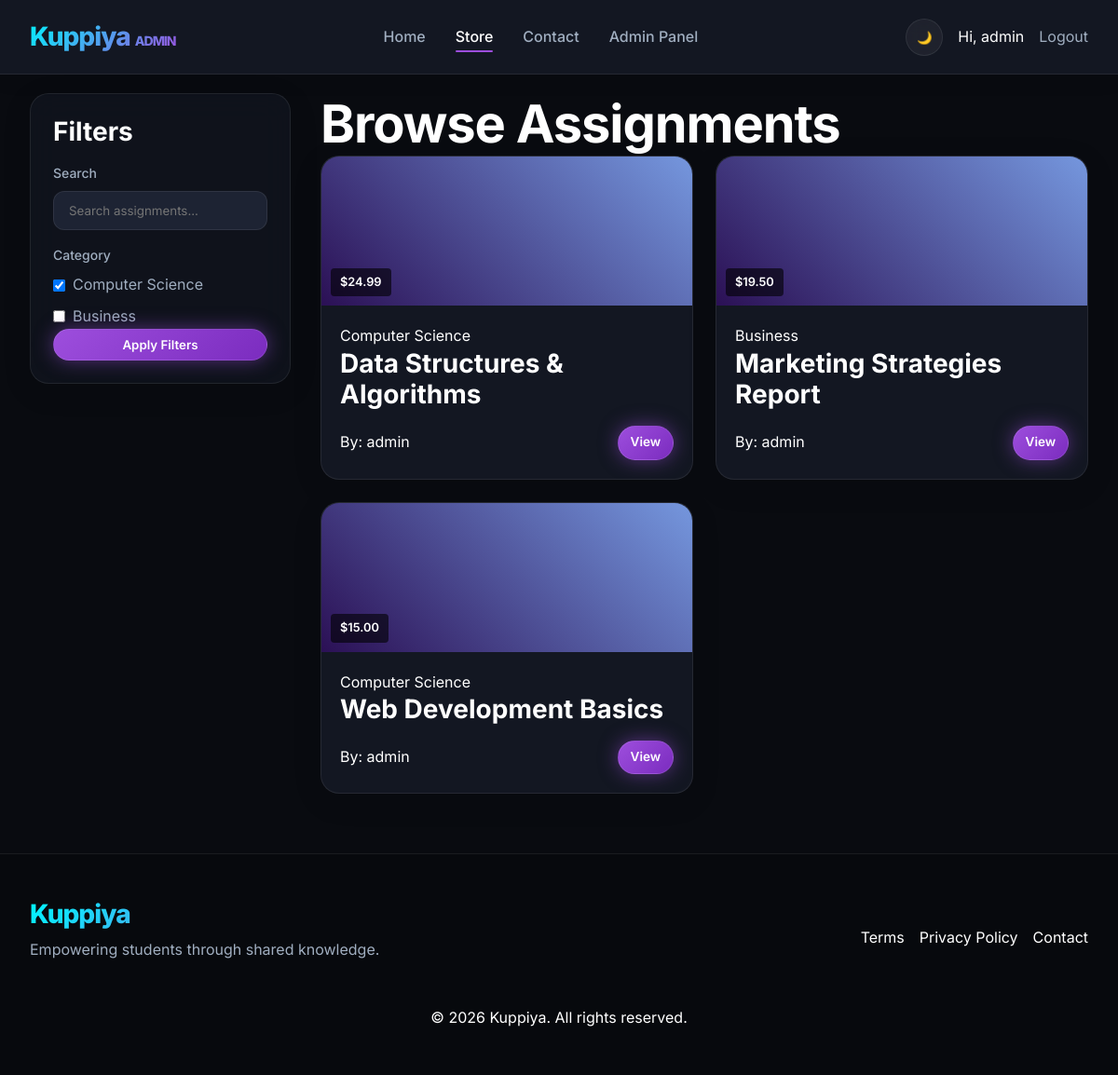
Screenshot of /store.php (signed in) with the database file from the repository.
### tables this page shows
CREATE TABLE IF NOT EXISTS assignments (
    id INT AUTO_INCREMENT PRIMARY KEY,
    title VARCHAR(150) NOT NULL,
    description TEXT,
    category VARCHAR(50),
    price DECIMAL(10, 2) NOT NULL,
    file_path VARCHAR(255) NOT NULL,
    download_password VARCHAR(255) NULL,
    author_id INT,
    created_at TIMESTAMP DEFAULT CURRENT_TIMESTAMP,
    FOREIGN KEY (author_id) REFERENCES users(id) ON DELETE SET NULL
);

CREATE TABLE IF NOT EXISTS users (
    id INT AUTO_INCREMENT PRIMARY KEY,
    username VARCHAR(50) NOT NULL UNIQUE,
    email VARCHAR(100) NOT NULL UNIQUE,
    password_hash VARCHAR(255) NOT NULL,
    role ENUM('admin', 'student') DEFAULT 'student',
    created_at TIMESTAMP DEFAULT CURRENT_TIMESTAMP
);

### store.php (the view)
<?php
require_once 'config.php';
require_once 'includes/header.php';
?>
    <div class="container" style="flex: 1; margin-top: 100px; display: flex; gap: 2rem;">
        <aside class="glass-panel animate-slideUp delay-100" style="width: 280px; padding: 1.5rem; height: fit-content; position: sticky; top: 100px;">
            <h3 class="mb-4 text-xl">Filters</h3>
            <div class="input-group">
                <label class="form-label">Search</label>
                <input type="text" class="form-input" placeholder="Search assignments..." id="search-input">
            </div>
            <div class="mt-4 mb-2 form-label">Category</div>
            <div class="flex flex-col gap-2">
                <label class="flex items-center gap-2 cursor-pointer text-sm text-muted hover:text-main">
                    <input type="checkbox" checked> Computer Science
                </label>
                <label class="flex items-center gap-2 cursor-pointer text-sm text-muted hover:text-main">
                    <input type="checkbox"> Business
                </label>
            </div>
            <button class="btn btn-primary w-full mt-6" style="padding: 0.5rem;">Apply Filters</button>
        </aside>
        <main style="flex: 1;" class="animate-slideUp delay-200">
            <div class="flex justify-between items-center mb-6">
                <h1 class="text-2xl">Browse Assignments</h1>
            </div>
            <div class="grid" style="display: grid; grid-template-columns: repeat(auto-fill, minmax(280px, 1fr)); gap: 1.5rem;">
                <?php
                $stmt = $pdo->query("SELECT a.*, u.username as author_name FROM assignments a LEFT JOIN users u ON a.author_id = u.id");
                while ($row = $stmt->fetch()):
                ?>
                <div class="card hover-lift glass-panel">
                    <div class="card-img" style="height: 160px; background: linear-gradient(45deg, #2b1055, #7597de); position: relative;">
                        <div style="position: absolute; bottom: 10px; left: 10px; background: rgba(0,0,0,0.6); backdrop-filter: blur(4px); padding: 5px 10px; border-radius: 4px; font-size: 0.8rem; font-weight: 600;">$<?= number_format($row['price'], 2) ?></div>
                    </div>
                    <div class="card-content" style="padding: 1.25rem;">
                        <span class="text-xs text-secondary mb-1 block"><?= htmlspecialchars($row['category']) ?></span>
                        <h3 class="mb-2 text-lg"><?= htmlspecialchars($row['title']) ?></h3>
                        <div class="flex justify-between items-center mt-4">
                            <span class="text-xs text-subtle">By: <?= htmlspecialchars($row['author_name'] ?? 'System') ?></span>
                            <a href="assignment.php?id=<?= $row['id'] ?>" class="btn btn-primary" style="padding: 0.4rem 0.8rem; font-size: 0.85rem;">View</a>
                        </div>
                    </div>
                </div>
                <?php endwhile; ?>
            </div>
        </main>
    </div>
<?php require_once 'includes/footer.php'; ?>

### css/index.css (style rules this page uses)
:root { --bg-dark: #090B10; --bg-surface: #131722; --bg-surface-elevated: #1D2333; --bg-glass: rgba(19, 23, 34, 0.65); --primary: #9d4edd; --primary-hover: #7b2cbf; --primary-glow: rgba(157, 78, 221, 0.5); --secondary: #00f5ff; --secondary-glow: rgba(0, 245, 255, 0.4); --text-main: #ffffff; --text-muted: #a0aec0; --text-subtle: #718096; --border: rgba(255, 255, 255, 0.08); --border-glow: rgba(157, 78, 221, 0.3); --space-xs: 0.25rem; --space-sm: 0.5rem; --space-md: 1rem; --space-lg: 1.5rem; --space-xl: 2rem; --space-2xl: 3rem; --radius-sm: 6px; --radius-md: 12px; --radius-lg: 20px; --radius-full: 9999px; --transition-fast: 0.15s ease; --transition-normal: 0.3s ease; }
* { box-sizing: border-box; margin: 0; padding: 0; }
body { font-family: 'Inter', system-ui, -apple-system, sans-serif; background-color: var(--bg-dark); color: var(--text-main); line-height: 1.6; overflow-x: hidden; -webkit-font-smoothing: antialiased; }
a { color: inherit; text-decoration: none; }
input, button, textarea { font-family: inherit; outline: none; border: none; }
.container { width: 100%; max-width: 1280px; margin: 0 auto; padding: 0 var(--space-xl); }
.glass-panel { background: var(--bg-glass); backdrop-filter: blur(16px); -webkit-backdrop-filter: blur(16px); border: 1px solid var(--border); border-radius: var(--radius-lg); box-shadow: 0 8px 32px 0 rgba(0, 0, 0, 0.1); }
h1, h2, h3, h4, h5, h6 { font-weight: 700; line-height: 1.2; }
h1 { font-size: 3.5rem; letter-spacing: -0.02em; }
h3 { font-size: 1.75rem; }
.text-muted { color: var(--text-muted); }
.btn { display: inline-flex; align-items: center; justify-content: center; padding: 0.8rem 1.75rem; border-radius: var(--radius-full); font-weight: 600; cursor: pointer; transition: all var(--transition-normal); gap: 0.5rem; }
.btn-primary { background: linear-gradient(135deg, var(--primary), var(--primary-hover)); color: white; box-shadow: 0 0 20px var(--primary-glow); position: relative; overflow: hidden; border: 1px solid rgba(255, 255, 255, 0.1); }
.btn-primary::before { content: ''; position: absolute; top: 0; left: -100%; width: 100%; height: 100%; background: linear-gradient(90deg, transparent, rgba(255,255,255,0.2), transparent); transition: all 0.5s ease; }
.input-group { margin-bottom: var(--space-md); display: flex; flex-direction: column; gap: 0.5rem; }
.form-label { font-size: 0.875rem; font-weight: 500; color: var(--text-muted); }
.form-input { background: var(--bg-surface-elevated); border: 1px solid var(--border); padding: 0.75rem 1rem; border-radius: var(--radius-md); color: var(--text-main); transition: all var(--transition-fast); }
.card { background: var(--bg-surface); border: 1px solid var(--border); border-radius: var(--radius-lg); overflow: hidden; transition: all var(--transition-normal); }
.flex { display: flex; }
.flex-col { flex-direction: column; }
.items-center { align-items: center; }
.justify-between { justify-content: space-between; }
.gap-2 { gap: 0.5rem; }
.w-full { width: 100%; }
.mt-4 { margin-top: 1rem; }
.mb-2 { margin-bottom: 0.5rem; }
.mb-4 { margin-bottom: 1rem; }

### css/animations.css (style rules this page uses)
.animate-slideUp { animation: slideUp 0.8s cubic-bezier(0.16, 1, 0.3, 1) forwards; opacity: 0; }
.delay-100 { animation-delay: 0.1s; }
.delay-200 { animation-delay: 0.2s; }
.hover-lift { transition: transform 0.3s cubic-bezier(0.175, 0.885, 0.32, 1.275); }

### rows the page displays
assignments: price "24.99", category "Computer Science", title "Data Structures & Algorithms", author.username "admin"
assignments: price "19.50", category "Business", title "Marketing Strategies Report", author.username "admin"
assignments: price "15.00", category "Computer Science", title "Web Development Basics", author.username "admin"

### other values shown
$_SESSION['username'] "admin"
